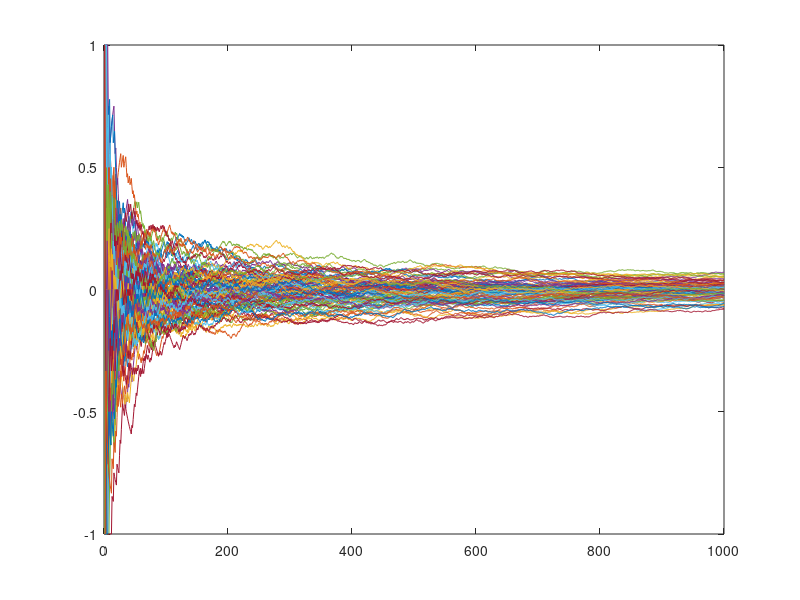

Recreate this plot in MATLAB.
figure;
for j = 1:100;

tosses = 0;
cointotal = 0;
coinarray = [];
for i = 1:1000;
    tosses = tosses + 1;
    if rand < .5        %%heads
       cointotal = cointotal + 1;
       coinarray = [coinarray cointotal/tosses];
    else 
       cointotal = cointotal - 1;
       coinarray = [coinarray cointotal/tosses];
    end
end
coinarray
plot(1:1000,coinarray);

hold all;

end;